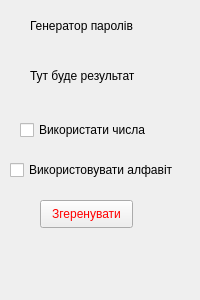
<?xml version="1.0" encoding="UTF-8"?>
<ui version="4.0">
 <class>MainWindow</class>
 <widget class="QMainWindow" name="MainWindow">
  <property name="geometry">
   <rect>
    <x>0</x>
    <y>0</y>
    <width>200</width>
    <height>300</height>
   </rect>
  </property>
  <property name="windowTitle">
   <string>MainWindow</string>
  </property>
  <widget class="QWidget" name="centralwidget">
   <widget class="QLabel" name="label">
    <property name="geometry">
     <rect>
      <x>30</x>
      <y>10</y>
      <width>131</width>
      <height>31</height>
     </rect>
    </property>
    <property name="text">
     <string>Генератор паролів</string>
    </property>
   </widget>
   <widget class="QLabel" name="result">
    <property name="geometry">
     <rect>
      <x>30</x>
      <y>60</y>
      <width>131</width>
      <height>31</height>
     </rect>
    </property>
    <property name="text">
     <string>Тут буде результат</string>
    </property>
   </widget>
   <widget class="QCheckBox" name="usenumbers">
    <property name="geometry">
     <rect>
      <x>20</x>
      <y>120</y>
      <width>141</width>
      <height>20</height>
     </rect>
    </property>
    <property name="text">
     <string>Використати числа</string>
    </property>
   </widget>
   <widget class="QCheckBox" name="useleters">
    <property name="geometry">
     <rect>
      <x>10</x>
      <y>160</y>
      <width>181</width>
      <height>20</height>
     </rect>
    </property>
    <property name="text">
     <string>Використовувати алфавіт</string>
    </property>
   </widget>
   <widget class="QPushButton" name="pushButton">
    <property name="geometry">
     <rect>
      <x>40</x>
      <y>200</y>
      <width>93</width>
      <height>28</height>
     </rect>
    </property>
    <property name="styleSheet">
     <string notr="true">color: red

</string>
    </property>
    <property name="text">
     <string>Згеренувати</string>
    </property>
   </widget>
  </widget>
 </widget>
 <resources/>
 <connections/>
</ui>
